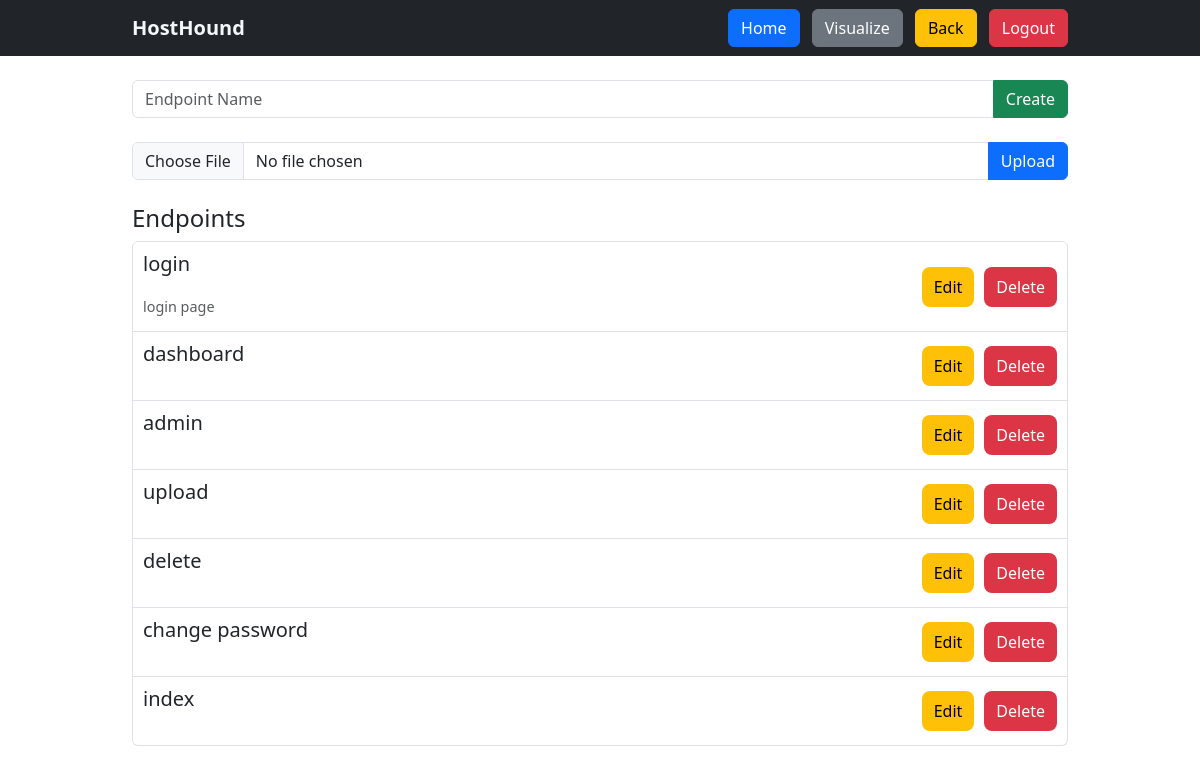
Page /port/36/ (signed in) on the committed database.
### core/models.py (models this page shows)
class Node(models.Model):
    id = models.AutoField(primary_key=True)
    reviewed = models.BooleanField(default=False)
    exploitable = models.BooleanField(default=False)
    notes = models.TextField(blank=True, null=True)
    class Meta:
        abstract = True

class Endpoint(Node):
    port = models.ForeignKey(Port, related_name="endpoints", on_delete=models.CASCADE)
    endpoint_name = models.CharField(max_length=255)
    status_code = models.PositiveIntegerField(blank=True, null=True)
    parent = models.ForeignKey('self', on_delete=models.CASCADE, related_name="endpoints", null=True, blank=True)
    def __str__(self):
        return self.endpoint_name

### core/views.py (the view, shortened to what this page needs)
# urls.py: path('port/<int:pk>/', PortDetailView.as_view(), name="port_detail"),
class PortDetailView(LoginRequiredMixin, View):
    def dispatch(self, request, *args, **kwargs):
        if request.user.is_authenticated:
            try:
                self.workspace_id = -1
                self.node_name = 'endpoint'
                self.parent_object = get_object_or_404(Port, id=kwargs.get('pk'))
                if self.parent_object.host.workspace.user == request.user:
                    self.nodes = Endpoint.objects.filter(port=self.parent_object)
                    self.workspace_id = self.parent_object.host.workspace.id
                else:
                    messages.error(request, f"Port does not belongs to this user")
                    self.nodes = []
                    self.parent_object = False
            except Http404 as e:
                messages.error(request, f"Object not found : {e}")
                self.nodes = []
                self.parent_object = False
            except Exception as e:
                messages.error(request, f"An error occured : {e}")
        return super().dispatch(request, *args, **kwargs)
    def get(self, request, *args, **kwargs):
        self.form = EndpointForm(instance=self.parent_object)
        return render(request,
                      'dashboard/node.html',
                      {'node_name': self.node_name,
                        'form': self.form,
                        'back': request.META.get('HTTP_REFERER', '/'),
                        'workspace_id': self.workspace_id,
                        'nodes': self.nodes
                    })

### core/forms.py
class EndpointForm(NodeForm):
    class Meta:
        model = Endpoint
        fields = ['endpoint_name', 'status_code', 'parent'] + NodeForm.Meta.fields
    def __init__(self, *args, **kwargs):
        port = kwargs.get('instance', None)
        super().__init__(*args, **kwargs)
        self.fields['parent'].value = 'test'
        if isinstance(port, Port):
            self.fields['parent'].queryset = Endpoint.objects.filter(port=port)

### core/templates/dashboard/node.html (shortened to what this page needs)
{% extends "base.html" %}
{% load static %}
    {% block css %}
    <link rel="stylesheet" type="text/css" href="{% static 'css/node.css' %}">
    {% endblock %}
    {% block navigation %}
    <nav class="navbar navbar-expand-lg navbar-dark bg-dark">
        <div class="container">
            <a class="navbar-brand" href="#">HostHound</a>
            <div class="ml-auto">
                <a class="btn btn-primary me-2" href="{% url 'dashboard' %}">Home</a>
                {% if node_name != 'workspace' %}
                <a class="btn btn-secondary me-2" target="_blank" href="{% url 'workspace_visualize' pk=workspace_id %}">Visualize</a>
                <a class="btn btn-warning me-2" href="{{ back }}">Back</a>
                {% endif %}
                <a class="btn btn-danger" href="{% url 'logout' %}">Logout</a>
            </div>
        </div>
    </nav>
    {% endblock %}
    {% block content %}
    <div class="container mt-4">
        <div class="mt-4">
            <form id="create-form" method="POST">
                <div class="input-group">
                    {% if node_name == 'workspace' %}
                    <input type="text" name="name" placeholder="Workspace Name" required class="form-control">
                    {% elif node_name == 'host' %}
                    <input type="text" name="hostname" placeholder="Host Name" required class="form-control">
                    {% elif node_name == 'port' %}
                    <input type="text" name="port_no" placeholder="Port Number" required class="form-control">
                    {% else %}
                    <input type="text" name="endpoint_name" placeholder="Endpoint Name" required class="form-control">
                    {% endif %}
                    <button type="submit" class="btn btn-success">Create</button>
                </div>
            </form>
        </div>
        <div class="mt-4">
            {% if node_name != 'workspace' %}
            <form method='POST' action='{% url "upload_nmap" pk=workspace_id %}' enctype='multipart/form-data'>
                <div class="input-group">
                    <input type="file" class="form-control" id="file-upload" name="file">
                    <button type="submit" class="btn btn-primary">Upload</button>
                </div>
            </form>
            {% endif %}
        </div>
        <div class="mt-4">
            <h4>{{ node_name|capfirst|add:'s' }}</h4>
            <ul class="list-group">
                {% for node in nodes %}
                <li class="list-group-item d-flex justify-content-between align-items-center">
                    <div class="d-flex justify-content-between w-100">
                        <div class="node-info">
                            <h5 class="mb-1">
                                {% if node_name != 'endpoint' %}
                                <a href="{% url node_name|add:'_detail' pk=node.id %}" class="text-decoration-none">{{ node }}</a>
                                {% else %}
                                <p>{{ node }}<p>
                                {% endif %}
                            </h5>
                            {% if node_name == 'workspace' %}
                            <p class="mb-1 text-muted node-description" title="{{ node.description }}">{{ node.description }}</p>
                            {% else %}
                            <p class="mb-1 text-muted node-description" title="{{ node.notes }}">{{ node.notes }}</p>
                            {% endif %}
                        </div>
                        <div class="node-actions d-flex">
                            <button class="btn edit-btn"
                                    data-id="{{ node.id }}"
                                    {% if node_name == 'workspace' %}
                                    data-name="{{ node.name }}"
                                    data-description="{{ node.description }}"
                                    {% elif node_name == 'host' %}
                                    data-hostname="{{ node.hostname }}"
                                    data-ip-address="{{ node.ipv4_address }}"
                                    {% elif node_name == 'port' %}
                                    data-port-no="{{ node.port_no }}"
                                    data-service="{{ node.service }}"
                                    data-version="{{ node.version }}"
                                    {% else %}
                                    data-status-code="{{ node.status_code }}"
                                    data-endpoint-name="{{ node.endpoint_name }}"
                                    data-parent="{{node.parent.id}}"
                                    {% endif %}
                                    {% if node_name != 'workspace' %}
                                    data-reviewed="{{ node.reviewed }}"
                                    data-exploitable="{{ node.exploitable }}"
                                    data-notes="{{ node.notes }}"
                                    {% endif %}
                                    >
                                Edit
                            </button>
                            <a href="{% url node_name|add:'_delete' pk=node.id %}" class="btn delete-btn">
                                Delete
                            </a>
                        </div>
                    </div>
                </li>
                {% endfor %}
            </ul>
        </div>
    </div>
    {% endblock %}

### core/templates/base.html (shortened to what this page needs)
{% load static %}
<!DOCTYPE html>
<html lang="en">
<head>
    <link href="https://cdn.jsdelivr.net/npm/bootstrap@5.3.0/dist/css/bootstrap.min.css" rel="stylesheet">
    <link href="{% static 'css/base.css' %}" rel="stylesheet">
    {% block css%}
    {% endblock %}
</head>
<body>
    {% block navigation %}
    {% endblock %}
    {% block content %}
    {% endblock %}
</body>
</html>

### core/static/css/base.css (style rules this page uses)
.navbar-brand { font-weight: bold; color:rgb(244, 247, 250); }
.container { max-width: 960px; }

### core/static/css/node.css (style rules this page uses)
.node-description { color: #6c757d; font-size: 0.9rem; margin-bottom: 15px; }
.node-description { white-space: nowrap; overflow: hidden; text-overflow: ellipsis; max-width: 450px; display: inline-block; vertical-align: top; position: relative; }
.node-info { display: flex; flex-direction: column; justify-content: space-between; width: 100%; }
.node-actions { display: flex; gap: 10px; justify-content: flex-end; align-items: center; }
.edit-btn { background-color: #ffc107; color: black; border: none; border-radius: 8px; padding: 8px 12px; transition: background-color 0.3s ease, transform 0.3s ease; }
.delete-btn { background-color: #dc3545; color: white; border: none; border-radius: 8px; padding: 8px 12px; transition: background-color 0.3s ease, transform 0.3s ease; }
.list-group-item { display: flex; justify-content: space-between; align-items: center; padding: 10px; flex-wrap: wrap; }

### rows in the picture
Endpoint: endpoint_name "login", notes "login page"
Endpoint: endpoint_name "dashboard"
Endpoint: endpoint_name "admin"
Endpoint: endpoint_name "upload"
Endpoint: endpoint_name "delete"
Endpoint: endpoint_name "change password"
Endpoint: endpoint_name "index"

### other values in the picture
{{ node_name|capfirst|add:'s' }} "Endpoints"
